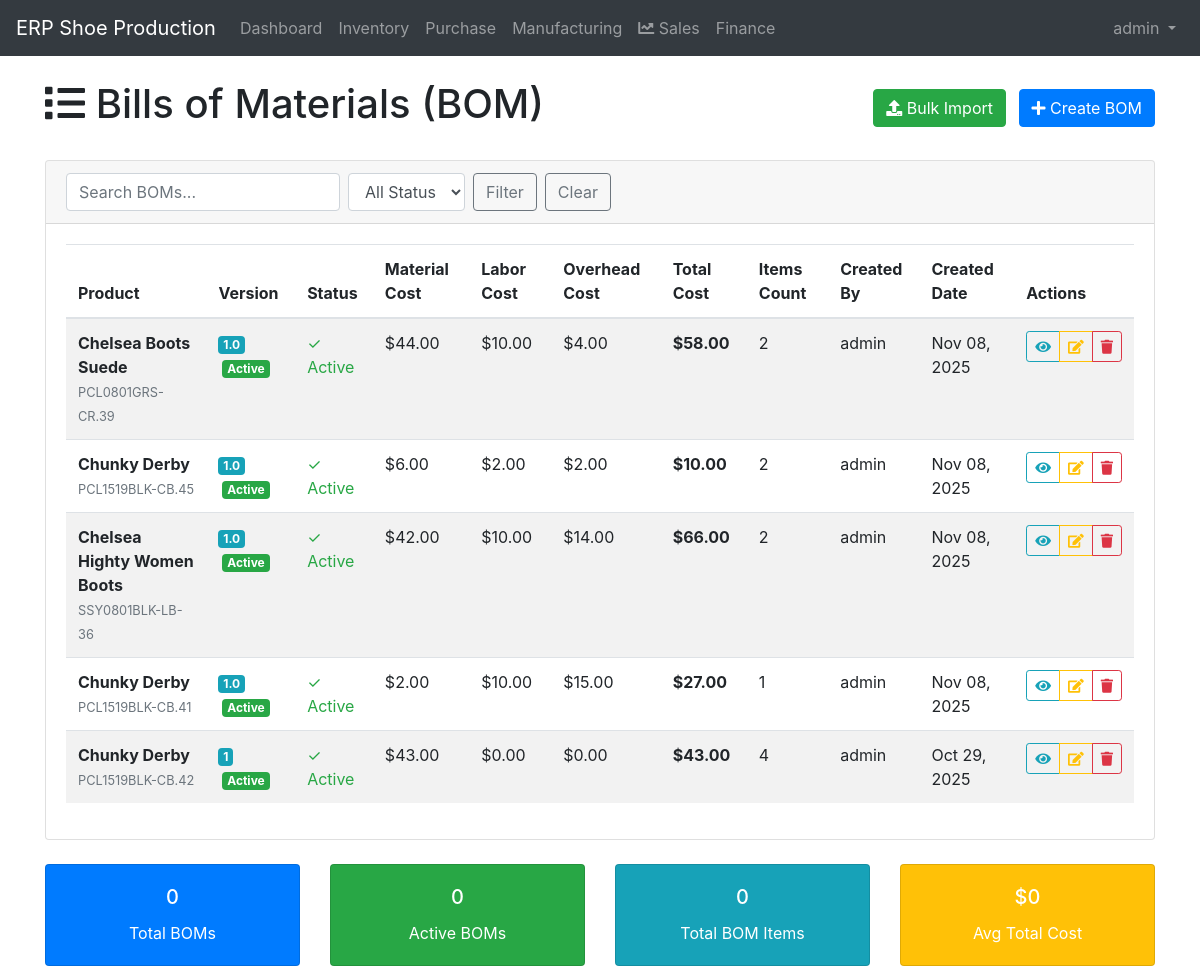
The app's page /manufacturing/boms/ (signed in) with its own data.
### manufacturing/models.py (models this page shows, shortened)
class BillOfMaterials(models.Model):
    product = models.OneToOneField(FinishedProduct, on_delete=models.CASCADE, related_name='bill_of_materials')
    version = models.CharField(max_length=10, default='1.0', help_text="BOM version")
    is_active = models.BooleanField(default=True, help_text="Whether this BOM version is active")
    total_cost = models.DecimalField(max_digits=12, decimal_places=2, default=0, help_text="Total material cost")
    labor_cost = models.DecimalField(max_digits=10, decimal_places=2, default=0, help_text="Estimated labor cost")
    overhead_cost = models.DecimalField(max_digits=10, decimal_places=2, default=0, help_text="Overhead cost")
    created_by = models.ForeignKey(User, on_delete=models.CASCADE, related_name='created_boms')
    created_at = models.DateTimeField(auto_now_add=True)
    updated_at = models.DateTimeField(auto_now=True)
    class Meta:
        ordering = ['-version']
        verbose_name = 'Bill of Materials'
        verbose_name_plural = 'Bills of Materials'

### inventory/models.py (models this page shows, shortened)
class FinishedProduct(models.Model):
    SIZE_CHOICES = [
        ('35', '35'),
        ('36', '36'),
        ('37', '37'),
        ('38', '38'),
        ('39', '39'),
        ('40', '40'),
        ('41', '41'),
        ('42', '42'),
        ('43', '43'),
        ('44', '44'),
        ('45', '45'),
    ]
    COLOR_CHOICES = [
        ('black', 'Black'),
        ('white', 'White'),
        ('brown', 'Brown'),
        ('blue', 'Blue'),
        ('red', 'Red'),
        ('green', 'Green'),
        ('yellow', 'Yellow'),
        ('gray', 'Gray'),
        ('navy', 'Navy'),
        ('beige', 'Beige'),
        ('sands', 'Sands'),
    ]
    code = models.CharField(max_length=20, unique=True)
    name = models.CharField(max_length=200)
    category = models.ForeignKey(ProductCategory, on_delete=models.CASCADE)
    size = models.CharField(max_length=10, choices=SIZE_CHOICES)
    color = models.CharField(max_length=20, choices=COLOR_CHOICES)
    description = models.TextField(blank=True)
    current_stock = models.IntegerField(default=0)
    minimum_stock = models.IntegerField(default=0)
    unit_price = models.DecimalField(max_digits=10, decimal_places=2, default=0)
    is_active = models.BooleanField(default=True)
    created_at = models.DateTimeField(auto_now_add=True)
    updated_at = models.DateTimeField(auto_now=True)

### manufacturing/views.py (the view)
# urls.py: path('boms/', views.bill_of_materials_list, name='bill_of_materials_list'),
@login_required
def bill_of_materials_list(request):
    boms = BillOfMaterials.objects.select_related('product', 'created_by').filter(is_active=True).order_by('-created_at')
    paginator = Paginator(boms, 10)
    page_number = request.GET.get('page')
    page_obj = paginator.get_page(page_number)
    context = {
        'page_obj': page_obj,
        'title': 'Bills of Materials'
    }
    return render(request, 'manufacturing/bom_list.html', context)

### templates/manufacturing/bom_list.html (shortened to what this page needs)
{% extends 'base.html' %}
{% load bootstrap4 %}
{% block content %}
<div class="row">
    <div class="col-12">
        <div class="d-flex justify-content-between align-items-center mb-4">
            <h1><i class="fas fa-list"></i> Bills of Materials (BOM)</h1>
            <div>
                <a href="{% url 'bom_bulk_import' %}" class="btn btn-success mr-2">
                    <i class="fas fa-upload"></i> Bulk Import
                </a>
                <a href="{% url 'bill_of_materials_create' %}" class="btn btn-primary">
                    <i class="fas fa-plus"></i> Create BOM
                </a>
            </div>
        </div>
    </div>
</div>
<div class="row">
    <div class="col-12">
        <div class="card">
            <div class="card-header">
                <form method="get" class="form-inline">
                    <div class="form-group mr-2">
                        <input type="text" name="search" class="form-control" placeholder="Search BOMs..." value="{{ request.GET.search }}">
                    </div>
                    <select name="is_active" class="form-control mr-2">
                        <option value="">All Status</option>
                    </select>
                    <button type="submit" class="btn btn-outline-secondary mr-2">Filter</button>
                    <a href="{% url 'bill_of_materials_list' %}" class="btn btn-outline-secondary">Clear</a>
                </form>
            </div>
            <div class="card-body">
                <div class="table-responsive">
                    <table class="table table-striped">
                        <thead>
                            <tr>
                                <th>Product</th>
                                <th>Version</th>
                                <th>Status</th>
                                <th>Material Cost</th>
                                <th>Labor Cost</th>
                                <th>Overhead Cost</th>
                                <th>Total Cost</th>
                                <th>Items Count</th>
                                <th>Created By</th>
                                <th>Created Date</th>
                                <th>Actions</th>
                            </tr>
                        </thead>
                        <tbody>
                            {% for bom in page_obj %}
                            <tr>
                                <td>
                                    <strong>{{ bom.product.name }}</strong>
                                    <br><small class="text-muted">{{ bom.product.code }}</small>
                                </td>
                                <td>
                                    <span class="badge badge-info">{{ bom.version }}</span>
                                    {% if bom.is_active %}
                                        <span class="badge badge-success ml-1">Active</span>
                                    {% else %}
                                        <span class="badge badge-secondary ml-1">Inactive</span>
                                    {% endif %}
                                </td>
                                <td>
                                    {% if bom.is_active %}
                                        <span class="text-success">✓ Active</span>
                                    {% else %}
                                        <span class="text-muted">Inactive</span>
                                    {% endif %}
                                </td>
                                <td>${{ bom.total_cost|floatformat:2 }}</td>
                                <td>${{ bom.labor_cost|floatformat:2 }}</td>
                                <td>${{ bom.overhead_cost|floatformat:2 }}</td>
                                <td>
                                    <strong>${{ bom.total_cost|add:bom.labor_cost|add:bom.overhead_cost|floatformat:2 }}</strong>
                                </td>
                                <td>{{ bom.items.count }}</td>
                                <td>{{ bom.created_by.get_full_name|default:bom.created_by.username }}</td>
                                <td>{{ bom.created_at|date:"M d, Y" }}</td>
                                <td>
                                    <div class="btn-group" role="group">
                                        <a href="{% url 'bill_of_materials_detail' bom.pk %}" class="btn btn-sm btn-outline-info" title="View Details">
                                            <i class="fas fa-eye"></i>
                                        </a>
                                        <a href="{% url 'bill_of_materials_update' bom.pk %}" class="btn btn-sm btn-outline-warning" title="Edit">
                                            <i class="fas fa-edit"></i>
                                        </a>
                                        <a href="{% url 'bill_of_materials_delete' bom.pk %}" class="btn btn-sm btn-outline-danger" title="Delete" onclick="return confirm('Are you sure you want to delete this BOM?')">
                                            <i class="fas fa-trash"></i>
                                        </a>
                                    </div>
                                </td>
                            </tr>
                            {% empty %}
                            <tr>
                                <td colspan="11" class="text-center text-muted">
                                    No bills of materials found. <a href="{% url 'bill_of_materials_create' %}">Create your first BOM</a>.
                                </td>
                            </tr>
                            {% endfor %}
                        </tbody>
                    </table>
                </div>
            </div>
        </div>
    </div>
</div>
<div class="row mt-4">
    <div class="col-md-3">
        <div class="card text-center bg-primary text-white">
            <div class="card-body">
                <h5 class="card-title">{{ total_boms|default:0 }}</h5>
                <p class="card-text">Total BOMs</p>
            </div>
        </div>
    </div>
    <div class="col-md-3">
        <div class="card text-center bg-success text-white">
            <div class="card-body">
                <h5 class="card-title">{{ active_boms|default:0 }}</h5>
                <p class="card-text">Active BOMs</p>
            </div>
        </div>
    </div>
    <div class="col-md-3">
        <div class="card text-center bg-info text-white">
            <div class="card-body">
                <h5 class="card-title">{{ total_items|default:0 }}</h5>
                <p class="card-text">Total BOM Items</p>
            </div>
        </div>
    </div>
    <div class="col-md-3">
        <div class="card text-center bg-warning text-white">
            <div class="card-body">
                <h5 class="card-title">${{ avg_cost|default:0|floatformat:0 }}</h5>
                <p class="card-text">Avg Total Cost</p>
            </div>
        </div>
    </div>
</div>
{% endblock %}

### templates/base.html (shortened to what this page needs)
<!DOCTYPE html>
<html lang="en">
<head>
    <link href="https://stackpath.bootstrapcdn.com/bootstrap/4.5.2/css/bootstrap.min.css" rel="stylesheet">
    <link rel="stylesheet" href="https://cdnjs.cloudflare.com/ajax/libs/font-awesome/5.15.1/css/all.min.css">
</head>
<body>
    <nav class="navbar navbar-expand-lg navbar-dark bg-dark">
        <a class="navbar-brand" href="{% url 'dashboard' %}">ERP Shoe Production</a>
        <div class="collapse navbar-collapse" id="navbarNav">
            <ul class="navbar-nav mr-auto">
                <li class="nav-item">
                    <a class="nav-link" href="{% url 'dashboard' %}">Dashboard</a>
                </li>
                {% if user.is_authenticated %}
                    {% if user.userprofile.role == 'admin' or user.userprofile.role == 'inventory_manager' %}
                    <li class="nav-item">
                        <a class="nav-link" href="{% url 'inventory_list' %}">Inventory</a>
                    </li>
                    {% endif %}
                    {% if user.userprofile.role == 'admin' or user.userprofile.role == 'purchase_manager' %}
                    <li class="nav-item">
                        <a class="nav-link" href="{% url 'purchase_list' %}">Purchase</a>
                    </li>
                    {% endif %}
                    {% if user.userprofile.role == 'admin' or user.userprofile.role == 'manufacturing_manager' %}
                    <li class="nav-item">
                        <a class="nav-link" href="{% url 'manufacturing_list' %}">Manufacturing</a>
                    </li>
                    {% endif %}
                    {% if user.userprofile.role == 'admin' or user.userprofile.role == 'sales_manager' %}
                    <li class="nav-item">
                        <a class="nav-link" href="{% url 'sales_list' %}">
                            <i class="fas fa-chart-line"></i> Sales
                        </a>
                    </li>
                    {% endif %}
                    {% if user.userprofile.role == 'admin' or user.userprofile.role == 'finance_manager' %}
                    <li class="nav-item">
                        <a class="nav-link" href="{% url 'finance_dashboard' %}">Finance</a>
                    </li>
                    {% endif %}
                {% endif %}
            </ul>
            <ul class="navbar-nav">
                {% if user.is_authenticated %}
                <li class="nav-item dropdown">
                    <a class="nav-link dropdown-toggle" href="#" id="navbarDropdown" role="button" data-toggle="dropdown" aria-haspopup="true" aria-expanded="false">
                        {{ user.username }}
                    </a>
                </li>
                {% else %}
                <li class="nav-item">
                    <a class="nav-link" href="{% url 'login' %}">Login</a>
                </li>
                {% endif %}
            </ul>
        </div>
    </nav>
    <div class="container mt-4">
        {% block content %}{% endblock %}
    </div>
</body>
</html>

### records on screen
BillOfMaterials: product.name "Chelsea Boots Suede", product.code "PCL0801GRS-CR.39", version "1.0", is_active "Active", total_cost "44.00", labor_cost "10.00", overhead_cost "4.00", total_cost|add "58.00", items.count "2", created_by.get_full_name "admin", created_at "Nov 08, 2025"
BillOfMaterials: product.name "Chunky Derby", product.code "PCL1519BLK-CB.45", version "1.0", is_active "Active", total_cost "6.00", labor_cost "2.00", overhead_cost "2.00", total_cost|add "10.00", items.count "2", created_by.get_full_name "admin", created_at "Nov 08, 2025"
BillOfMaterials: product.name "Chelsea Highty Women Boots", product.code "SSY0801BLK-LB-36", version "1.0", is_active "Active", total_cost "42.00", labor_cost "10.00", overhead_cost "14.00", total_cost|add "66.00", items.count "2", created_by.get_full_name "admin", created_at "Nov 08, 2025"
BillOfMaterials: product.name "Chunky Derby", product.code "PCL1519BLK-CB.41", version "1.0", is_active "Active", total_cost "2.00", labor_cost "10.00", overhead_cost "15.00", total_cost|add "27.00", items.count "1", created_by.get_full_name "admin", created_at "Nov 08, 2025"
BillOfMaterials: product.name "Chunky Derby", product.code "PCL1519BLK-CB.42", version "1", is_active "Active", total_cost "43.00", labor_cost "0.00", overhead_cost "0.00", total_cost|add "43.00", items.count "4", created_by.get_full_name "admin", created_at "Oct 29, 2025"

### other values on screen
{{ user.username }} "admin"
{{ total_boms|default:0 }} "0"
{{ active_boms|default:0 }} "0"
{{ total_items|default:0 }} "0"
{{ avg_cost|default:0|floatformat:0 }} "0"
